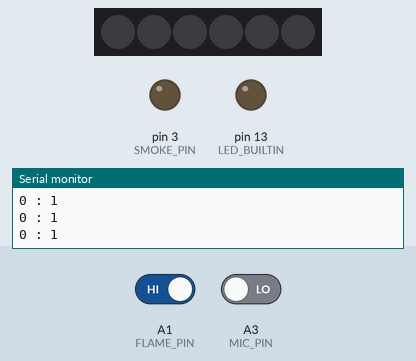
A sketch run on a simulated Arduino Uno, built with avr-gcc and run on an emulated ATmega328P. Shown: 6 RGB LEDs in strip order, left to right, output pins drawn as LEDs (lit = HIGH), the last lines printed to the serial monitor. The test bench sets the inputs (shaded band); at power-on: A1 (FLAME_PIN) HIGH, A3 (MIC_PIN) LOW. The strip is taken to match the declared colour order; random numbers use the default seed unless the sketch sets one.

Above: at 1.2 s.
1.3 s: A1 (FLAME_PIN) driven LOW
At 2.66 s:
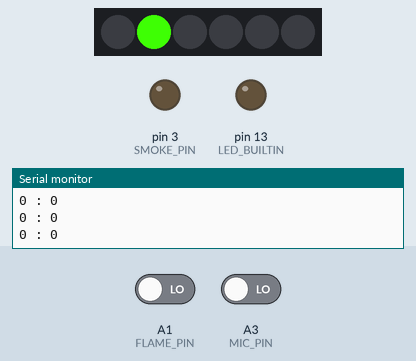
4.3 s: A3 (MIC_PIN) driven HIGH
At 5.74 s:
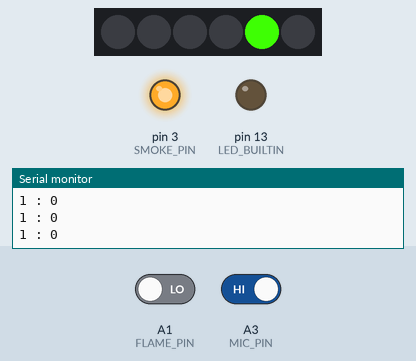
6.3 s: A3 (MIC_PIN) driven LOW
At 9.14 s:
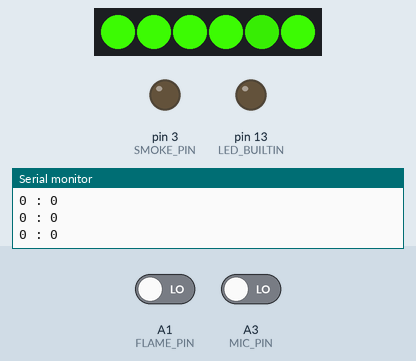
Timing chart, 0 to 15.3 s (numbered marks = the images above; inputs shaded):
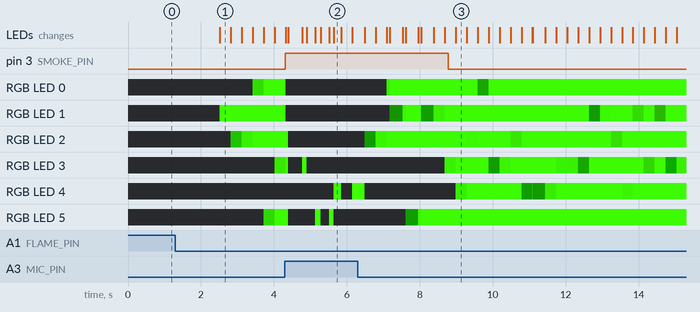

The sketch:

candle.ino
```cpp
#ifdef __AVR__
#include <avr/power.h>
#endif

// NeoPatterns will require the Adafruit NeoPixel library.  Be sure to install that.
#include "NeoPatterns.h"

#define NEO_PIN 5    // First RGBW Strip Pin
#define NEO_COUNT 6  // First RGBW Strip Count
#define MIC_PIN A3   // Microphone Pin
#define FLAME_PIN A1 // IR Sensor Pin
#define SMOKE_PIN 3  // Smoke Pin
#define SMOKE_TIME_MILLIS 2500 // How long should smoke wire be heated?

#define FLAME_DURATION 1200 // millis- duration of flame before lighting candle

void Strip1Complete();

NeoPatterns Strip1(NEO_COUNT, NEO_PIN, NEO_RGB + NEO_KHZ800, &Strip1Complete);

// Vars to keep track of things
bool smoking = false;
bool flaming = false;

bool lit = false;
int flame_val = 0;
int mic_val = 0;
byte rnd = 0;

// Vars for tracking pseudo-async times
unsigned long previousMillis = 0;        // will store last time LED was updated
unsigned long smokeStartedMillis = 0;    // time smoking started
unsigned long flameStartedMillis = 0;        // will store last time LED was updated

void setup(){

    Serial.begin(9600); // uncomment this to figure sensor readings.

    // initialize pins
    pinMode(FLAME_PIN, INPUT);
    pinMode(MIC_PIN, INPUT);
    pinMode(SMOKE_PIN, OUTPUT);
    pinMode(LED_BUILTIN, OUTPUT);

    // Make sure the following pins are OFF
    digitalWrite(SMOKE_PIN, LOW);
    digitalWrite(LED_BUILTIN, LOW);


    // Initialize NeoPixel Strip 1
    Strip1.begin();
    Strip1.show();
    Strip1.Color1 = Strip1.Color(62, 255, 4, 100);

    blowOutCandle(false);  // Make sure candle is off (but don't smoke)
}

void loop(){
    smokeCheck(); // Check if we should stop smoking.
    checkSensors(); // Check for fire and strong winds
    Strip1.Update();
}

// Checks for fire and strong winds every 50 milliseconds
void checkSensors(){
  unsigned long currentMillis = millis();
  if (currentMillis - previousMillis >= 50) { // only check every 50ms
    flame_val = digitalRead( FLAME_PIN );
    mic_val = digitalRead( MIC_PIN );
    previousMillis = currentMillis;

    //  Uncomment below to check sensor readings.
        Serial.print(mic_val);
        Serial.print(" : ");
        Serial.println(flame_val);
  }

  if (lit && mic_val == HIGH){ // MIC REGISTERED SOUND.  BLOW OUT.
    blowOutCandle(true); // Turn off light (and start SMOKING!)
    lit = false;
  }

  if (!lit){ // if candle isn't lit
    if (flame_val == LOW)  { // if match flame is detected

        // record the starting time (if candle hasn't been lit yet)
        if (!flaming){
          flaming = true;
          flameStartedMillis = millis();  // record time that flaming begins
        }
        else if (checkFlame()){ // has match been flaming long enough?
          lightCandle(); // ok finally light it up.
          lit = true;
        }
    }
    else{ // no flame detected
      flaming = false;
    }

  }
}

// Check if match flame has been detected long enough.
bool checkFlame(){
  unsigned long currentMillis = millis(); // get current time
  if (currentMillis - flameStartedMillis >= FLAME_DURATION) {
    return true;
  }
  else
    return false;
}

void Strip1Complete(){
    Strip1.Reverse();

    if (Strip1.Direction == REVERSE){ // go back down
        Strip1.Interval = random(5,22); // choose random speed in range
    }
    else{  // pattern ended.  Stop, then trigger re-flicker
        rnd = random(random(3, 7),random(20, 55));

        Strip1.Pixel = random(0,Strip1.numPixels()); // pick a random Pixel
        Strip1.Interval = 1;
        Strip1.Color2 = Strip1.Color(0, rnd, 0); //GRBW random red and random white-10
    }
}

// (pseudo)ASYNC light the candle by starting the animations
void lightCandle(){
    Strip1.Flicker(Strip1.Color1, Strip1.Color2, 20, 5);
}

void blowOutCandle(bool shouldSmoke){
  if(shouldSmoke)
    smokeStart();

  cWipe(0, 10); // synchronously turn the candle off.

  // We don't want no stinking patterns.
  Strip1.ActivePattern = NONE;
}

// SMOKING METHODS
void smokeStart(){
  digitalWrite(SMOKE_PIN, HIGH); // HEAT SMOKE WIRE
  smoking = true;
  smokeStartedMillis = millis(); // record time smoking started
}

// Stop smoking if the time has come.
void smokeCheck(){
  if (!smoking)
    return; // if not smoking, get out of here.

  unsigned long currentMillis = millis();
  if (currentMillis - smokeStartedMillis >= SMOKE_TIME_MILLIS) {
    smokeStop();    // smoke break is over
  }
}

// Ok seriously now stop it
void smokeStop(){
  digitalWrite(SMOKE_PIN, LOW); // TURN OFF SMOKE WIRE
  smoking = false;
}

void cWipe(uint32_t c, uint8_t wait) {
  for (uint16_t i = 0; i < Strip1.numPixels(); i++) {
    Strip1.setPixelColor(i, c);
    Strip1.show();
    delay(wait);
  }
}
```

neopatterns.h
```cpp
// From here https://learn.adafruit.com/multi-tasking-the-arduino-part-3/using-neopatterns


#ifndef NEOPATTERNS_H
#define NEOPATTERNS_H

#include <Adafruit_NeoPixel.h>

// Pattern types supported:
enum  pattern { NONE, RAINBOW_CYCLE, THEATER_CHASE, COLOR_WIPE, SCANNER, FADE, FLICKER };
// Patern directions supported:
enum  direction { FORWARD, REVERSE };

// NeoPattern Class - derived from the Adafruit_NeoPixel class
class NeoPatterns : public Adafruit_NeoPixel
{
    public:

    // Member Variables:
    pattern  ActivePattern;  // which pattern is running
    direction Direction;     // direction to run the pattern

    unsigned long Interval;   // milliseconds between updates
    unsigned long lastUpdate; // last update of position

    uint32_t Color1, Color2;  // What colors are in use
    uint16_t TotalSteps;  // total number of steps in the pattern
    uint16_t Index;  // current step within the pattern
    uint16_t Pixel;  // current step within the pattern

    void (*OnComplete)();  // Callback on completion of pattern

    // Constructor - calls base-class constructor to initialize strip
    NeoPatterns(uint16_t pixels, uint8_t pin, uint8_t type, void (*callback)())
    :Adafruit_NeoPixel(pixels, pin, type)
    {
        OnComplete = callback;
    }

    // Update the pattern
    void Update()
    {
        if((millis() - lastUpdate) > Interval) // time to update
        {
            lastUpdate = millis();
            switch(ActivePattern)
            {
                case RAINBOW_CYCLE:
                    RainbowCycleUpdate();
                    break;
                case THEATER_CHASE:
                    TheaterChaseUpdate();
                    break;
                case COLOR_WIPE:
                    ColorWipeUpdate();
                    break;
                case SCANNER:
                    ScannerUpdate();
                    break;
                case FADE:
                    FadeUpdate();
                    break;
                case FLICKER:  // Custom animation for candle
                    FlickerUpdate();
                    break;
                default:
                    break;
            }
        }
    }

    // Increment the Index and reset at the end
    void Increment()
    {
        if (Direction == FORWARD)
        {
           Index++;
           if (Index >= TotalSteps)
            {
                Index = 0;
                if (OnComplete != NULL)
                {
                    OnComplete(); // call the comlpetion callback
                }
            }
        }
        else // Direction == REVERSE
        {
            --Index;
            if (Index <= 0)
            {
                Index = TotalSteps-1;
                if (OnComplete != NULL)
                {
                    OnComplete(); // call the comlpetion callback
                }
            }
        }
    }

    // Reverse pattern direction
    void Reverse()
    {
        if (Direction == FORWARD)
        {
            Direction = REVERSE;
            Index = TotalSteps-1;
        }
        else
        {
            Direction = FORWARD;
            Index = 0;
        }
    }

    // Initialize for a RainbowCycle
    void RainbowCycle(uint8_t interval, direction dir = FORWARD)
    {
        ActivePattern = RAINBOW_CYCLE;
        Interval = interval;
        TotalSteps = 255;
        Index = 0;
        Direction = dir;
    }

    // Update the Rainbow Cycle Pattern
    void RainbowCycleUpdate()
    {
        for(int i=0; i< numPixels(); i++)
        {
            setPixelColor(i, Wheel(((i * 256 / numPixels()) + Index) & 255));
        }
        show();
        Increment();
    }

    // Initialize for a Theater Chase
    void TheaterChase(uint32_t color1, uint32_t color2, uint8_t interval, direction dir = FORWARD)
    {
        ActivePattern = THEATER_CHASE;
        Interval = interval;
        TotalSteps = numPixels();
        Color1 = color1;
        Color2 = color2;
        Index = 0;
        Direction = dir;
   }

    // Update the Theater Chase Pattern
    void TheaterChaseUpdate()
    {
        for(int i=0; i< numPixels(); i++)
        {
            if ((i + Index) % 3 == 0)
            {
                setPixelColor(i, Color1);
            }
            else
            {
                setPixelColor(i, Color2);
            }
        }
        show();
        Increment();
    }

    // Initialize for a ColorWipe
    void ColorWipe(uint32_t color, uint8_t interval, direction dir = FORWARD)
    {
        ActivePattern = COLOR_WIPE;
        Interval = interval;
        TotalSteps = numPixels();
        Color1 = color;
        Index = 0;
        Direction = dir;
    }

    // Update the Color Wipe Pattern
    void ColorWipeUpdate()
    {
        setPixelColor(Index, Color1);
        show();
        Increment();
    }

    // Initialize for a SCANNNER
    void Scanner(uint32_t color1, uint8_t interval)
    {
        ActivePattern = SCANNER;
        Interval = interval;
        TotalSteps = (numPixels() - 1) * 2;
        Color1 = color1;
        Index = 0;
    }

    // Update the Scanner Pattern
    void ScannerUpdate()
    {
        for (int i = 0; i < numPixels(); i++)
        {
            if (i == Index)  // Scan Pixel to the right
            {
                 setPixelColor(i, Color1);
            }
            else if (i == TotalSteps - Index) // Scan Pixel to the left
            {
                 setPixelColor(i, Color1);
            }
            else // Fading tail
            {
                 setPixelColor(i, DimColor(getPixelColor(i)));
            }
        }
        show();
        Increment();
    }

    // Initialize for a Fade
    void Fade(uint32_t color1, uint32_t color2, uint16_t steps, uint8_t interval, direction dir = FORWARD)
    {
        ActivePattern = FADE;
        Interval = interval;
        TotalSteps = steps;
        Color1 = color1;
        Color2 = color2;
        Index = 0;
        Direction = dir;
    }

    // Update the Fade Pattern
    void FadeUpdate()
    {
        // Calculate linear interpolation between Color1 and Color2
        // Optimise order of operations to minimize truncation error
        uint8_t red = ((Red(Color1) * (TotalSteps - Index)) + (Red(Color2) * Index)) / TotalSteps;
        uint8_t green = ((Green(Color1) * (TotalSteps - Index)) + (Green(Color2) * Index)) / TotalSteps;
        uint8_t blue = ((Blue(Color1) * (TotalSteps - Index)) + (Blue(Color2) * Index)) / TotalSteps;

        ColorSet(Color(red, green, blue));
        show();
        Increment();
    }


    // *****************************************
    // START Custom animation for LED candle
    // *****************************************

    // Initialize for a Flicker
    void Flicker(uint32_t color1, uint32_t color2, uint16_t steps, uint8_t interval, direction dir = FORWARD)
    {
        ActivePattern = FLICKER;
        Interval = interval;
        TotalSteps = steps;
        Color1 = color1;
        Color2 = color2;
        Index = 0;
        Direction = dir;
        Pixel = random(0,numPixels()); // random(min,max) --max is EXCLUSIVE
    }

    // Initialize for a Flicker
    void FlickerUpdate()
    {
        // Calculate linear interpolation between Color1 and Color2
        // Optimize order of operations to minimize truncation error
        uint8_t red = ((Red(Color1) * (TotalSteps - Index)) + (Red(Color2) * Index)) / TotalSteps;
        uint8_t green = ((Green(Color1) * (TotalSteps - Index)) + (Green(Color2) * Index)) / TotalSteps;
        uint8_t blue = ((Blue(Color1) * (TotalSteps - Index)) + (Blue(Color2) * Index)) / TotalSteps;
        uint8_t white = ((White(Color1) * (TotalSteps - Index)) + (White(Color2) * Index)) / TotalSteps;
        setPixelColor(Pixel,Color(red, green, blue, white));
        show();
        Increment();
    }

    // *****************************************
    // END Custom animation for LED candle
    // *****************************************


    // Calculate 50% dimmed version of a color (used by ScannerUpdate)
    uint32_t DimColor(uint32_t color)
    {
        // Shift R, G and B components one bit to the right
        uint32_t dimColor = Color(Red(color) >> 1, Green(color) >> 1, Blue(color) >> 1);
        return dimColor;
    }

    // Set all pixels to a color (synchronously)
    void ColorSet(uint32_t color)
    {
        for (int i = 0; i < numPixels(); i++)
        {
            setPixelColor(i, color);
        }
        show();
    }

    // Returns the Blue component of a 32-bit color
    uint8_t White(uint32_t color)
    {
        return (color >> 24) & 0xFF;
    }

    // Returns the Red component of a 32-bit color
    uint8_t Red(uint32_t color)
    {
        return (color >> 16) & 0xFF;
    }

    // Returns the Green component of a 32-bit color
    uint8_t Green(uint32_t color)
    {
        return (color >> 8) & 0xFF;
    }

    // Returns the Blue component of a 32-bit color
    uint8_t Blue(uint32_t color)
    {
        return color & 0xFF;
    }

    // Input a value 0 to 255 to get a color value.
    // The colours are a transition r - g - b - back to r.
    uint32_t Wheel(byte WheelPos)
    {
        WheelPos = 255 - WheelPos;
        if(WheelPos < 85)
        {
            return Color(255 - WheelPos * 3, 0, WheelPos * 3);
        }
        else if(WheelPos < 170)
        {
            WheelPos -= 85;
            return Color(0, WheelPos * 3, 255 - WheelPos * 3);
        }
        else
        {
            WheelPos -= 170;
            return Color(WheelPos * 3, 255 - WheelPos * 3, 0);
        }
    }
};

#endif
```

Measured:
- after the input at 1.3 s, RGB LED 0: off → RGB(34, 149, 2) after 2.1 s, → RGB(58, 243, 3) 0.30 s later; RGB LED 1: off → RGB(62, 255, 4) after 1.2 s, → RGB(58, 242, 3) 0.30 s later
- after the input at 4.3 s, pin 3 (SMOKE_PIN): LOW → HIGH at once
- after the input at 6.3 s, pin 3 (SMOKE_PIN): HIGH → LOW after 2.5 s
